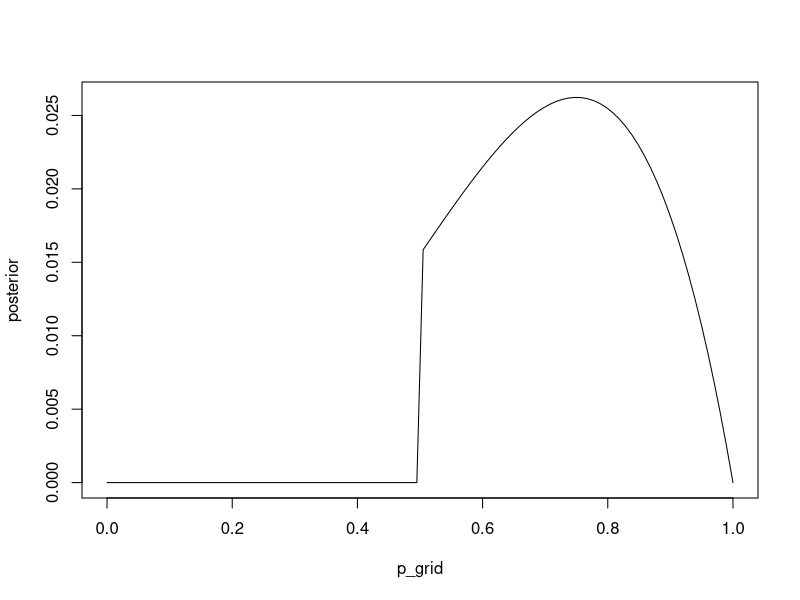

The R source for this figure:
#ex1

p_grid <- seq(from = 0, to = 1, length.out=100)

#prior <- rep(1,100)
prior <- ifelse(p_grid < 0.5, 0, 1 )
likelihood <- dbinom(3, size=4, prob=p_grid)

unstd_posterior <- likelihood * prior

posterior <- unstd_posterior/ sum(unstd_posterior)

plot(posterior ~ p_grid, type='l')